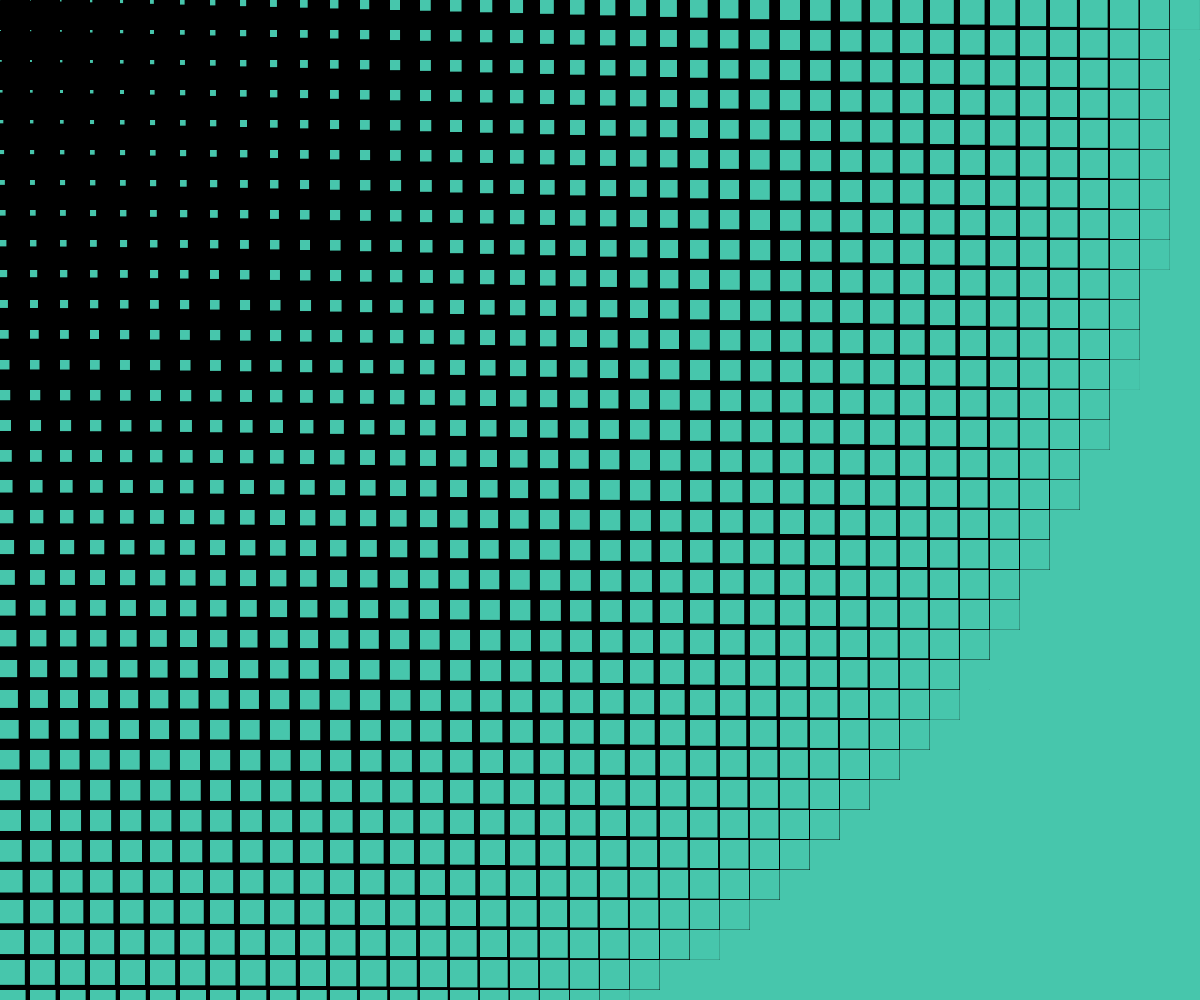
Frame 1 (no input)
Frame 60 (no input): identical to frame 1, image omitted
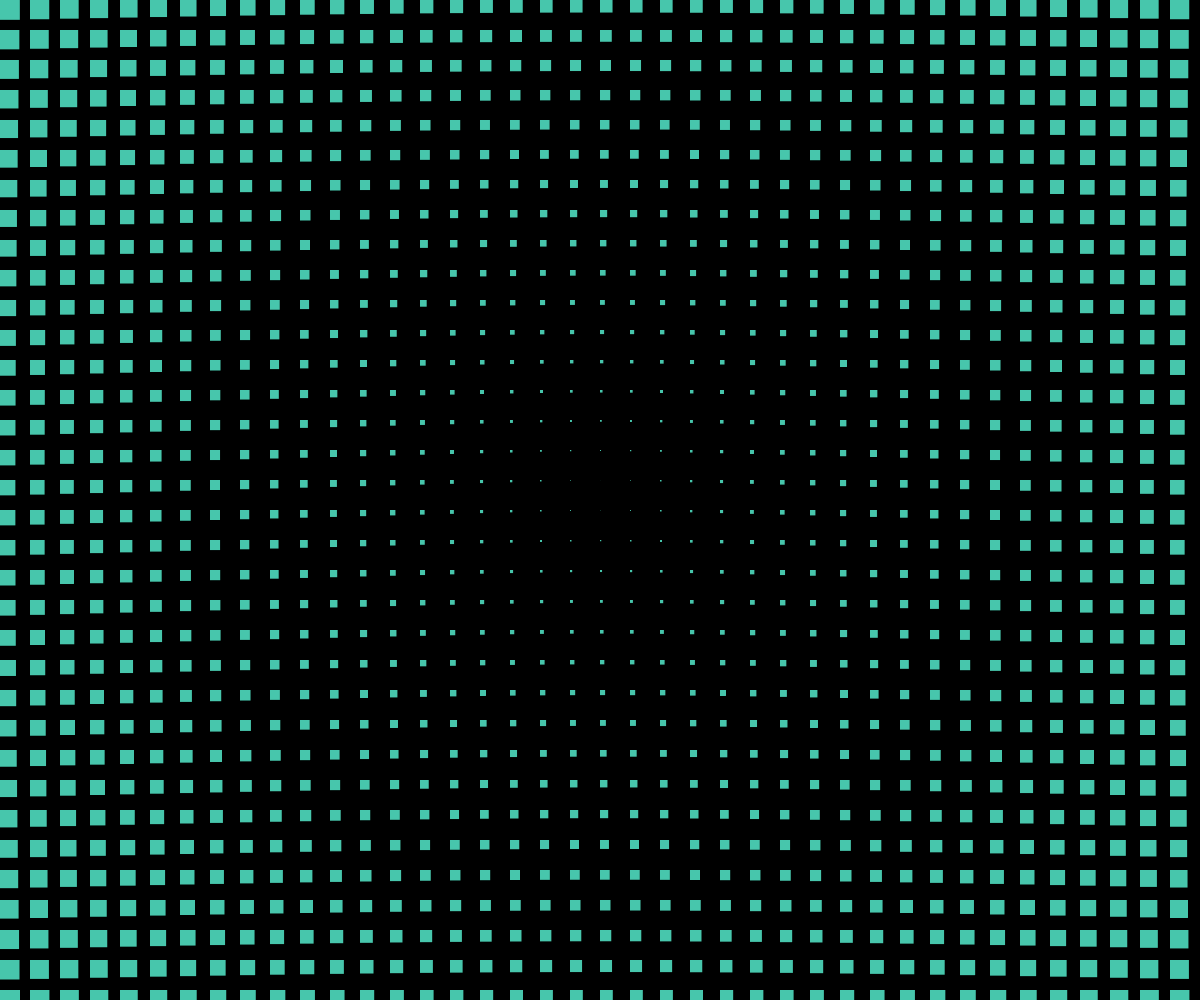
Frame 120 (the mouse pressed at the canvas centre since frame 60)

The p5.js sketch that drew these frames (run headless with seeded random() and noise() and a simulated clock; from frame 60 on, the mouse is pressed at the canvas centre):

// p5.js sketch
// ── sketch.js
'use strict';

var max_Distance;

function setup() {
  createCanvas(windowWidth, windowHeight);
  noStroke();
  fill('#47C6AC');
  max_Distance = dist(0, 0, width, height);
}

function draw() {
  mouseDragg();
}

var mouseDragg = function () {
    background(0);

    for( var i = 0; i <= width; i+= 30 ) {
      for( var j = 0; j <= height; j += 30 ) {
        var size = dist(mouseX, mouseY, i, j+10);
        size = size/max_Distance * 40;
        rect(i,j,size,size);
      }
    }
}
